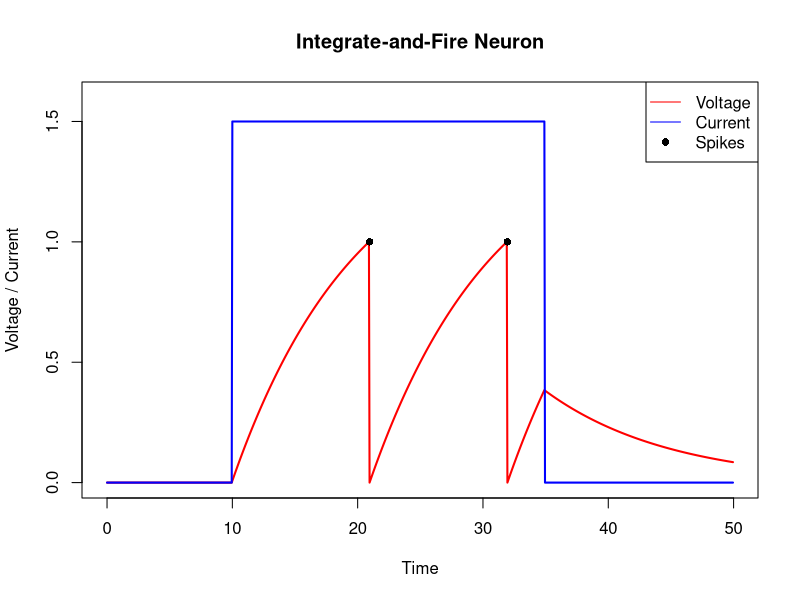

Source code (R):
# Integrate-and-Fire Neuron
# Uses Euler's Method

# Parameters
dt <- 0.05
steps <- 1000

tau <- 10
Vrest <- 0
Vth <- 1

# Initial voltage
V <- Vrest

# Storage vectors
voltage <- numeric(steps)
current <- numeric(steps)
spike <- numeric(steps)

# Time vector
time <- seq(0, by = dt, length.out = steps)

# Simulation
for(i in 1:steps) {
  
  # Current pulse
  if(i > 200 && i < 700) {
    I <- 1.5
  } else {
    I <- 0
  }
  
  # Integrate-and-fire equation
  dV <- (-V + I) / tau
  
  # Euler update
  V <- V + dV * dt
  
  # Spike and reset
  if(V >= Vth) {
    spike[i] <- 1
    V <- Vrest
  }
  
  # Save values
  voltage[i] <- V
  current[i] <- I
}

# Print total number of spikes
cat("Total spikes =", sum(spike), "\n")

# Clear old graphics devices
graphics.off()

# Plot voltage
plot(time, voltage,
     type = "l",
     col = "red",
     lwd = 2,
     ylim = c(0, 1.6),
     main = "Integrate-and-Fire Neuron",
     xlab = "Time",
     ylab = "Voltage / Current")

# Add current trace
lines(time, current,
      col = "blue",
      lwd = 2)

# Add spike markers
points(time[spike == 1],
       rep(Vth, sum(spike)),
       pch = 16,
       col = "black")

# Add legend
legend("topright",
       legend = c("Voltage", "Current", "Spikes"),
       col = c("red", "blue", "black"),
       lty = c(1, 1, NA),
       pch = c(NA, NA, 16))

# Explanation:
# When the current pulse ends, the voltage gradually
# returns to the resting potential rather than dropping
# instantly. This happens because the model includes a
# leak term (-V/tau). Without input current, the voltage
# decays back toward the resting potential. Tau controls
# how quickly this decay occurs.
     
